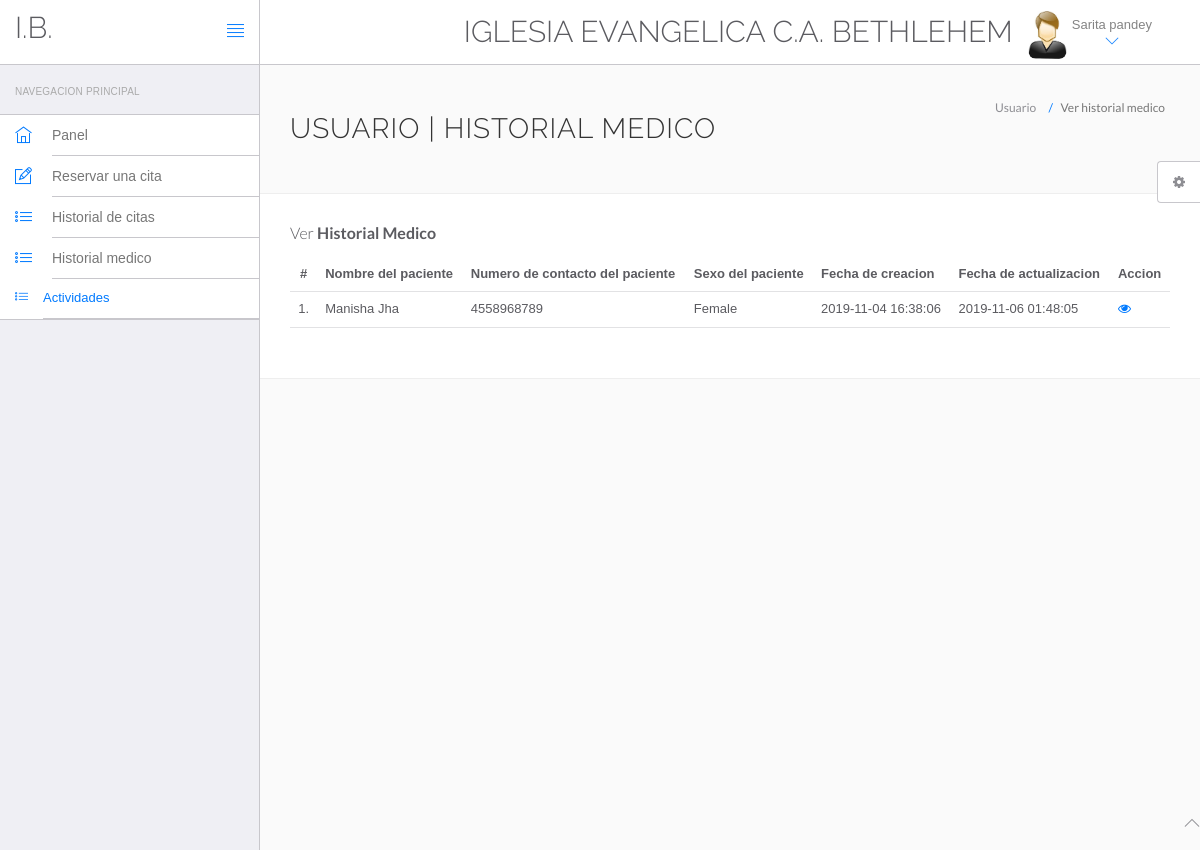
The page /hms/manage-medhistory.php (signed in) on the database its author committed.
### tables this page shows
CREATE TABLE `users` (
  `id` int(11) NOT NULL AUTO_INCREMENT,
  `fullName` varchar(255) DEFAULT NULL,
  `address` longtext DEFAULT NULL,
  `city` varchar(255) DEFAULT NULL,
  `gender` varchar(255) DEFAULT NULL,
  `email` varchar(255) DEFAULT NULL,
  `password` varchar(255) DEFAULT NULL,
  `regDate` timestamp NULL DEFAULT current_timestamp(),
  `updationDate` timestamp NULL DEFAULT NULL ON UPDATE current_timestamp(),
  PRIMARY KEY (`id`),
  KEY `email` (`email`)
);

CREATE TABLE `tblpatient` (
  `ID` int(10) NOT NULL AUTO_INCREMENT,
  `Docid` int(10) DEFAULT NULL,
  `PatientName` varchar(200) DEFAULT NULL,
  `PatientContno` bigint(10) DEFAULT NULL,
  `PatientEmail` varchar(200) DEFAULT NULL,
  `PatientGender` varchar(50) DEFAULT NULL,
  `PatientAdd` mediumtext DEFAULT NULL,
  `PatientAge` int(10) DEFAULT NULL,
  `PatientMedhis` mediumtext DEFAULT NULL,
  `CreationDate` timestamp NULL DEFAULT current_timestamp(),
  `UpdationDate` timestamp NULL DEFAULT NULL ON UPDATE current_timestamp(),
  PRIMARY KEY (`ID`)
);

### hms/manage-medhistory.php (the view, shortened to what this page needs)
<?php
include('include/config.php');
?>
<!DOCTYPE html>
<html lang="en">
	<head>
		<link rel="stylesheet" href="vendor/bootstrap/css/bootstrap.min.css">
		<link rel="stylesheet" href="vendor/fontawesome/css/font-awesome.min.css">
		<link rel="stylesheet" href="vendor/themify-icons/themify-icons.min.css">
		<link href="vendor/animate.css/animate.min.css" rel="stylesheet" media="screen">
		<link href="vendor/perfect-scrollbar/perfect-scrollbar.min.css" rel="stylesheet" media="screen">
		<link href="vendor/switchery/switchery.min.css" rel="stylesheet" media="screen">
		<link href="vendor/bootstrap-touchspin/jquery.bootstrap-touchspin.min.css" rel="stylesheet" media="screen">
		<link href="vendor/select2/select2.min.css" rel="stylesheet" media="screen">
		<link href="vendor/bootstrap-datepicker/bootstrap-datepicker3.standalone.min.css" rel="stylesheet" media="screen">
		<link href="vendor/bootstrap-timepicker/bootstrap-timepicker.min.css" rel="stylesheet" media="screen">
		<link rel="stylesheet" href="assets/css/styles.css">
		<link rel="stylesheet" href="assets/css/plugins.css">
		<link rel="stylesheet" href="assets/css/themes/theme-1.css" id="skin_color" />
	</head>
	<body>
		<div id="app">
<?php include('include/sidebar.php');?>
<div class="app-content">
<?php include('include/header.php');?>
<div class="main-content" >
<div class="wrap-content container" id="container">
<section id="page-title">
<div class="row">
<div class="col-sm-8">
<h1 class="mainTitle">Usuario | Historial medico</h1>
</div>
<ol class="breadcrumb">
<li>
<span>Usuario</span>
</li>
<li class="active">
<span>Ver historial medico</span>
</li>
</ol>
</div>
</section>
<div class="container-fluid container-fullw bg-white">
<div class="row">
<div class="col-md-12">
<h5 class="over-title margin-bottom-15">Ver <span class="text-bold">Historial Medico</span></h5>
<table class="table table-hover" id="sample-table-1">
<thead>
<tr>
<th class="center">#</th>
<th>Nombre del paciente</th>
<th>Numero de contacto del paciente</th>
<th>Sexo del paciente </th>
<th>Fecha de creacion </th>
<th>Fecha de actualizacion </th>
<th>Accion</th>
</tr>
</thead>
<tbody>
<?php
$uid=$_SESSION['id'];
$sql=mysqli_query($con,"select tblpatient.* from tblpatient join users on users.email=tblpatient.PatientEmail where users.id='$uid'");
$cnt=1;
while($row=mysqli_fetch_array($sql))
{
?>
<tr>
<td class="center"><?php echo $cnt;?>.</td>
<td class="hidden-xs"><?php echo $row['PatientName'];?></td>
<td><?php echo $row['PatientContno'];?></td>
<td><?php echo $row['PatientGender'];?></td>
<td><?php echo $row['CreationDate'];?></td>
<td><?php echo $row['UpdationDate'];?>
</td>
<td>
<a href="view-medhistory.php?viewid=<?php echo $row['ID'];?>"><i class="fa fa-eye"></i></a>
</td>
</tr>
<?php
$cnt=$cnt+1;
 }?></tbody>
</table>
</div>
</div>
</div>
</div>
</div>
</div>
</div>
	<?php include('include/footer.php');?>
	<?php include('include/setting.php');?>
	</body>
</html>

### hms/include/header.php (shortened to what this page needs)
<header class="navbar navbar-default navbar-static-top">
					<div class="navbar-header">
						<a class="navbar-brand" href="#">
							<h2 style="padding-top:30% "> I.B.</h2>
						</a>
						<a href="#" class="sidebar-toggler pull-right visible-md visible-lg" data-toggle-class="app-sidebar-closed" data-toggle-target="#app">
							<i class="ti-align-justify"></i>
						</a>
					</div>
					<div class="navbar-collapse collapse">
						<ul class="nav navbar-right">
								<li  style="padding-top:2% ">
								<h2>IGLESIA EVANGELICA C.A. BETHLEHEM</h2>
							</li>
							<li class="dropdown current-user">
								<a href class="dropdown-toggle" data-toggle="dropdown">
									<img src="assets/images/images.jpg"> <span class="username">
									<?php $query=mysqli_query($con,"select fullName from users where id='".$_SESSION['id']."'");
while($row=mysqli_fetch_array($query))
{
	echo $row['fullName'];
}
									?> <i class="ti-angle-down"></i></i></span>
								</a>
							</li>
						</ul>
					</div>
				</header>

### hms/assets/css/themes/theme-1.css (style rules this page uses)
body { background: #FAFAFA; }
header .navbar-header { background: #ffffff !important; border-right-color: #c8c7cc !important; border-bottom-color: #c8c7cc !important; }
header .navbar-header .sidebar-toggler, header .navbar-header .sidebar-mobile-toggler { color: #007aff !important; }
header .navbar-header .navbar-brand { color: #777 !important; }
header .navbar-collapse { background: #ffffff !important; border-bottom-color: #c8c7cc !important; box-shadow: none !important; }
header .navbar-collapse .navbar-right > li > a { color: #777; }
header .navbar-collapse .navbar-right > li > a i { color: #007aff !important; }

### rows shown on the page
users: fullName "Sarita pandey"
tblpatient: PatientName "Manisha Jha", PatientContno "4558968789", PatientGender "Female", CreationDate "2019-11-04 16:38:06", UpdationDate "2019-11-06 01:48:05"
